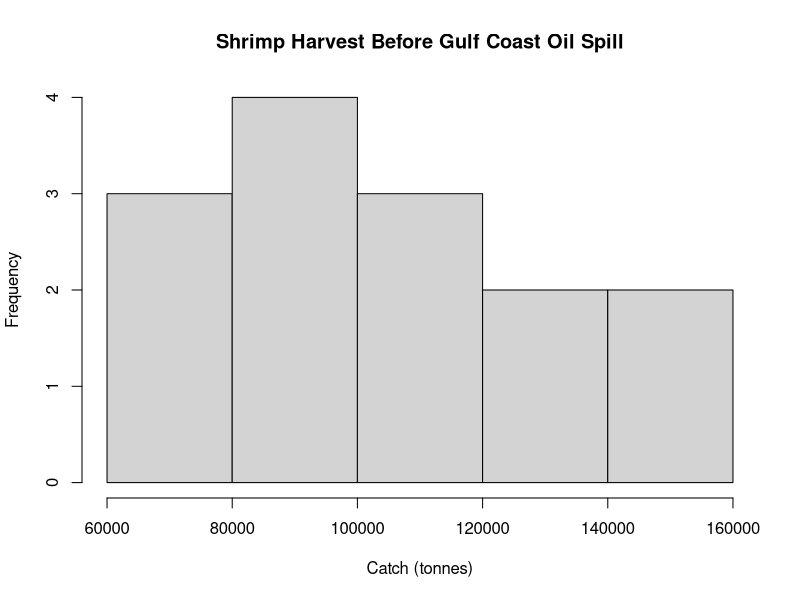
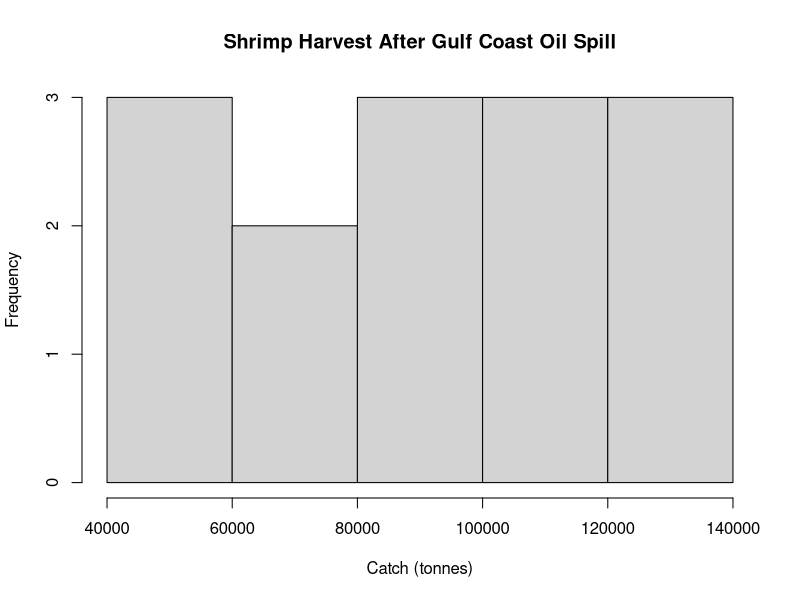
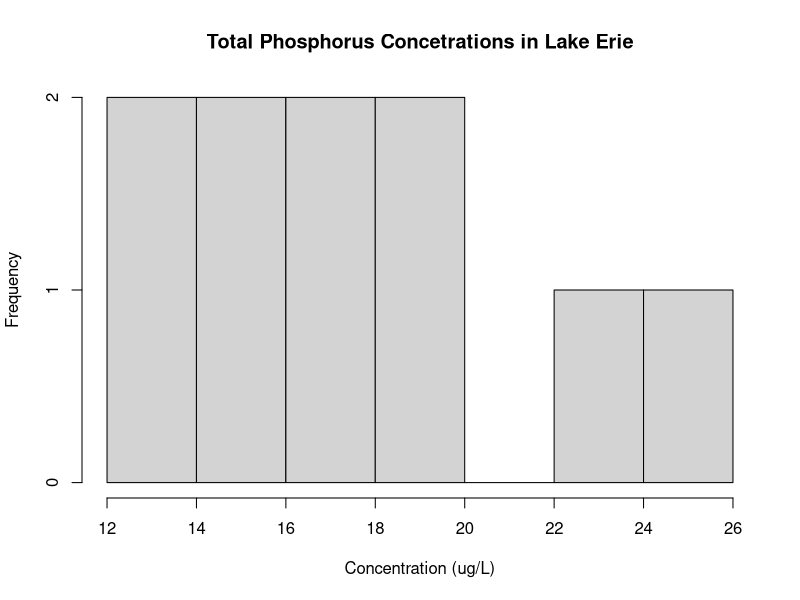
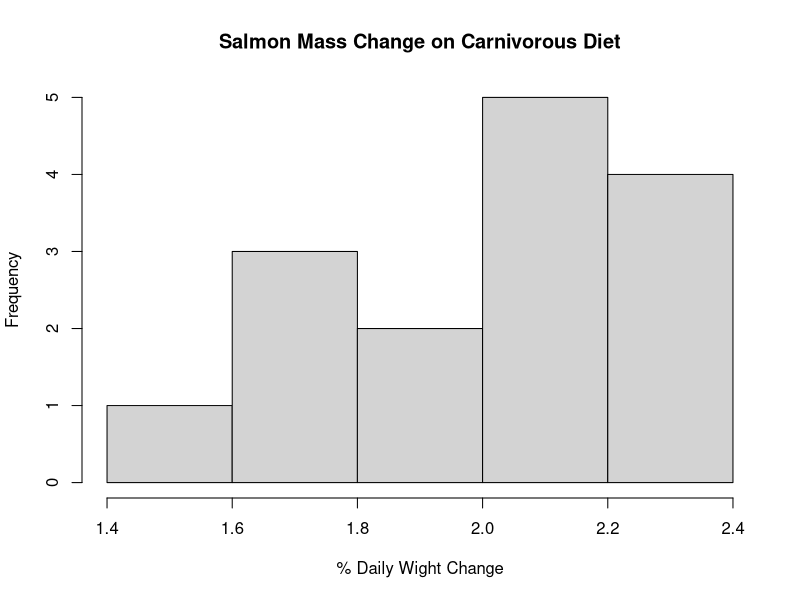
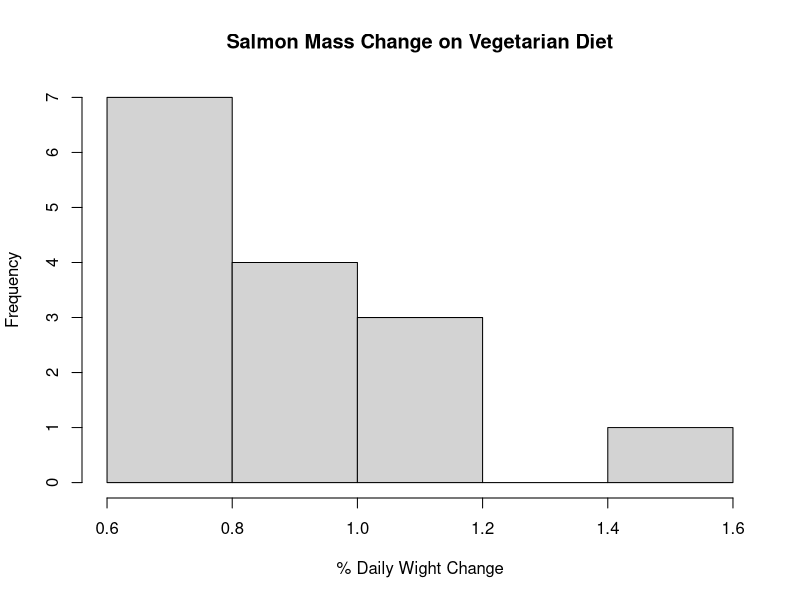
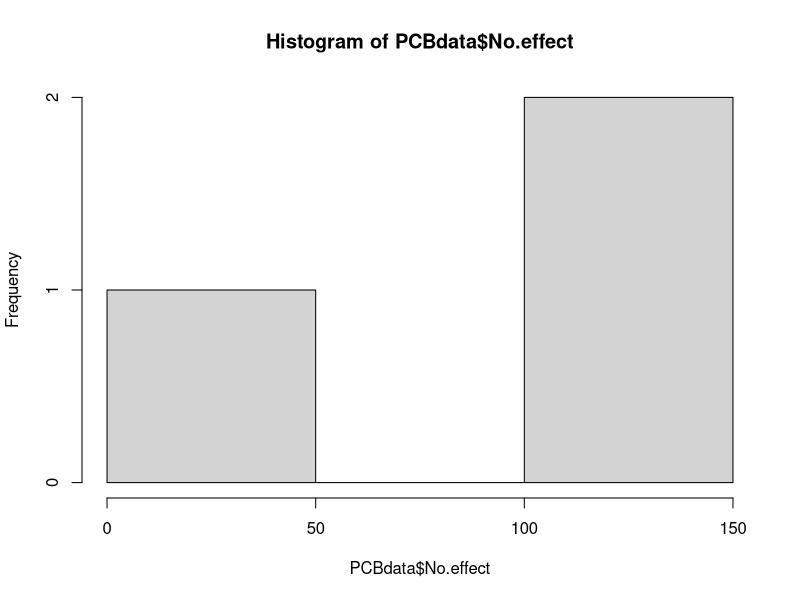
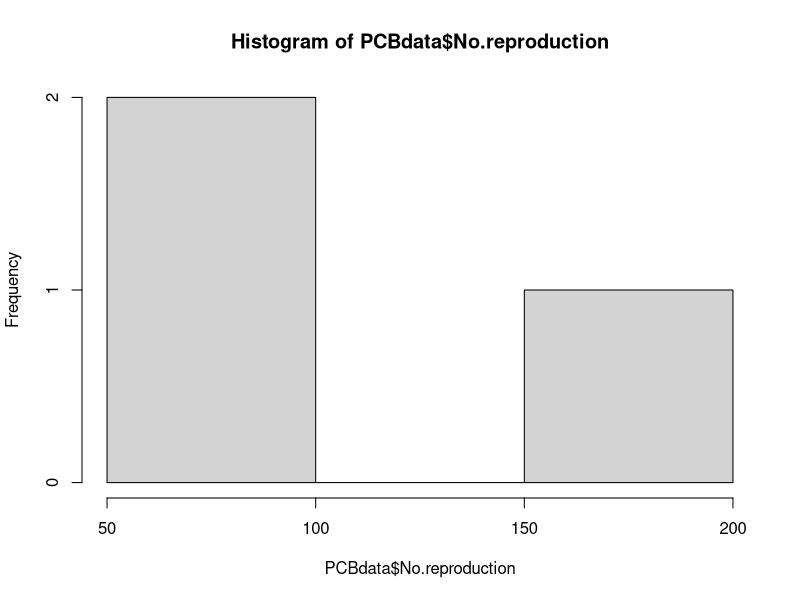
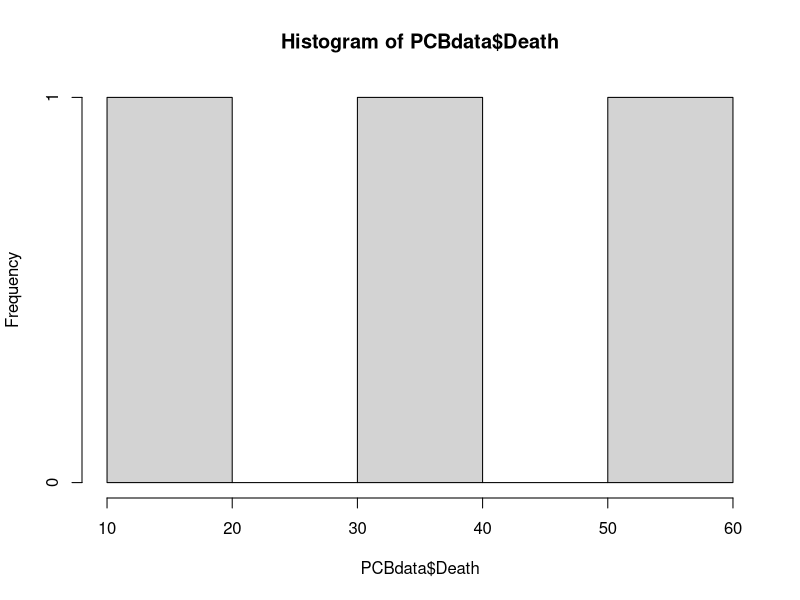

These charts were generated, in order, by the following R code:
## ---- chunk 1
knitr::opts_chunk$set(echo = TRUE)
## ---- chunk 2

data21=read.csv("Data 2.1.csv")
data21
#data2009=c(91900,95200,61900,73600,114300,117000,129500,74200,112700,152100,90700,89400,127500,142200)
#data2010=c(82900,86700,46900,41300,91600,100400,128400,55900,101700,139100,79300,76100,114100,139800)
## ---- chunk 3
hist(data21$X2009.catch..tonnes.,main="Shrimp Harvest Before Gulf Coast Oil Spill",xlab="Catch (tonnes)",ylab="Frequency")
hist(data21$X2010.catch..tonnes.,main="Shrimp Harvest After Gulf Coast Oil Spill",xlab="Catch (tonnes)",ylab="Frequency")
## ---- chunk 4
#data2009=c(91900,95200,61900,73600,114300,117000,129500,74200,112700,152100,90700,89400,127500,142200)
#data2010=c(82900,86700,46900,41300,91600,100400,128400,55900,101700,139100,79300,76100,114100,139800)
pre=c(data21$X2009.catch..tonnes.)
post=c(data21$X2010.catch..tonnes.)
t.test(post,pre,paired=TRUE)
## ---- chunk 5
qt(0.95,13)

## ---- chunk 6
Pdata=read.csv("Data 2.2.csv")
Pdata
## ---- chunk 7
hist(Pdata$Total.phosphorous...g.L.,main="Total Phosphorus Concetrations in Lake Erie",xlab="Concentration (ug/L)",ylab="Frequency")
## ---- chunk 8
Phos=c(Pdata$Total.phosphorous...g.L.)
t.test(Phos, mu=15)
## ---- chunk 9
qt(0.95,9)
## ---- chunk 10
Sdata=read.csv("Data 2.3.csv")
Sdata
## ---- chunk 11
hist(Sdata$Carnivorous,main="Salmon Mass Change on Carnivorous Diet",xlab="% Daily Wight Change",ylab="Frequency")
hist(Sdata$Vegetarian,main="Salmon Mass Change on Vegetarian Diet",xlab="% Daily Wight Change",ylab="Frequency")
## ---- chunk 12
Veg=c(Sdata$Vegetarian)
Carn=c(Sdata$Carnivorous)
t.test(Veg, Carn, paired=TRUE)
## ---- chunk 13
qt(0.95, 14)
## ---- chunk 14
PCBdata=read.csv("Data 2.4.csv")
PCBdata
## ---- chunk 15
#I don't think histograms are helpful for this type of data
hist(PCBdata$No.effect)
hist(PCBdata$No.reproduction)
hist(PCBdata$Death)
## ---- chunk 16
trophlevel1=c(133,100,17)
toppred=c(4,61,35)
data=data.frame('TL1'=trophlevel1, 'TP'=toppred)
chisq.test(data)
## ---- chunk 17
qchisq(0.95,2)
